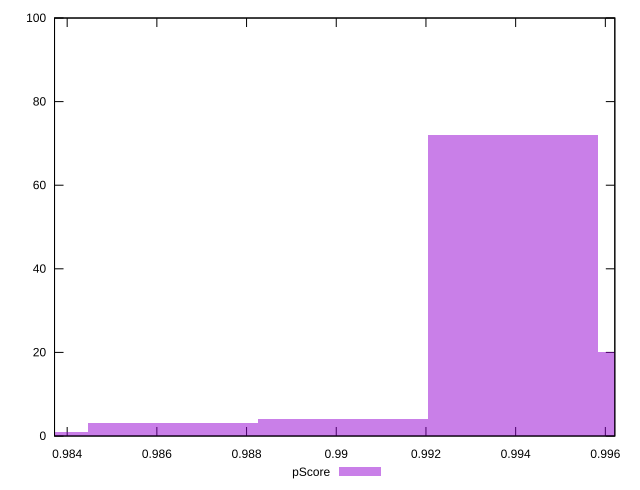

Here is the gnuplot script that generated this plot:
reset

$pScore <<EOF
0.9939438111045636 72
0.9977374897729017 20
0.9901501324362255 4
0.9863564537678875 3
0.9825627750995495 1
EOF

set key outside below
set boxwidth 0.003793678668338029
set xrange [0.9837182073683034:0.9962113647861295]
set yrange [0:100]
set trange [0:100]
set style fill transparent solid 0.5 noborder
set terminal svg size 640, 490 enhanced background rgb 'white'
set output "report_00018_2021-02-10T15-25-16.877Z/max-potential-fid/samples/pages+cached+noadtech/pScore/histogram.svg"

plot $pScore title "pScore" with boxes

reset
